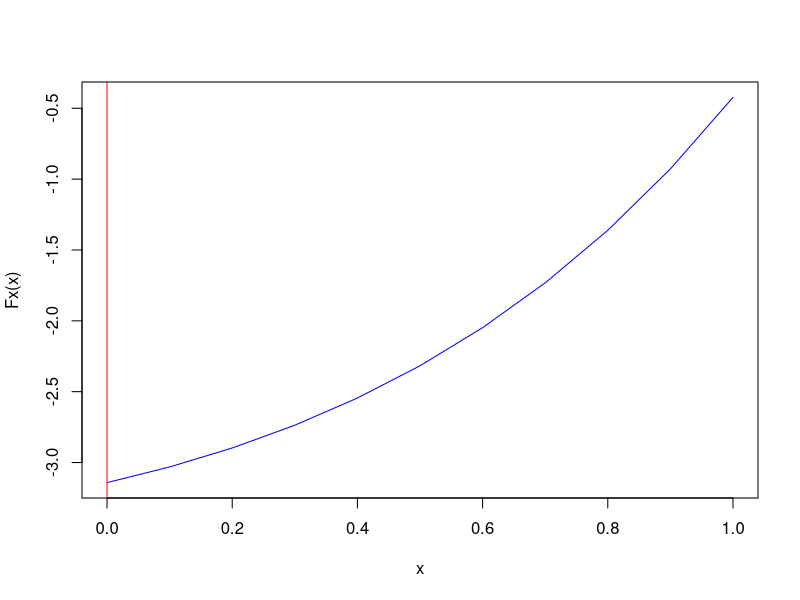
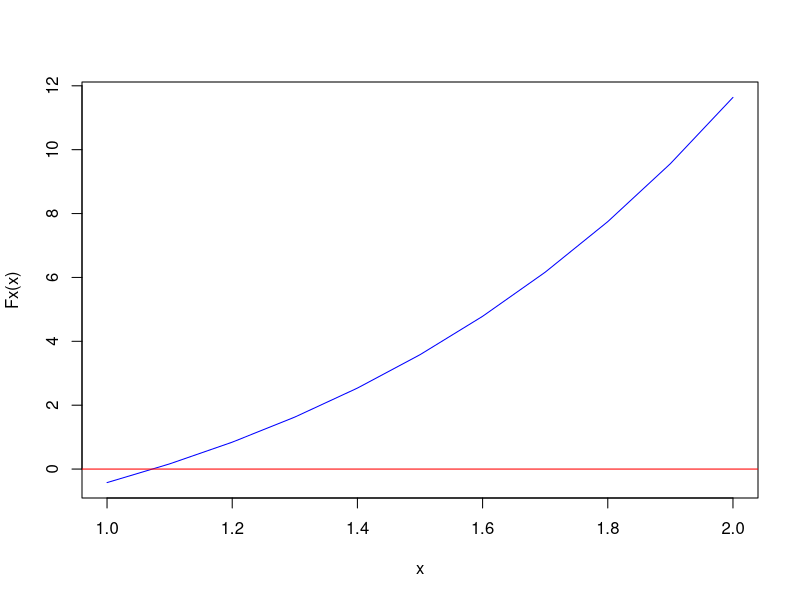

Here is the R script that generated these plots, in order:
rm(list=ls())
Fx = function(x) ((x*((exp(1))^x))-pi)
Fx2 = function(x) ((exp(1)^x)-(pi*x))

biseccion = function(a,b,err) {
  # Grafico
  x = seq(a,b,0.1)
  plot(x,Fx(x),type="l",col="blue")
  abline(h=0,v=0,col="red")
  
  inf = a
  sup = b
  aux = 0
  aux2 = 0
  it = 0
  result = Fx2(b)
  
  while(err < abs(result)){
    it = it + 1
    
    if((Fx2(inf)*Fx2(sup))<0){
      aux = (sup+inf)/2
      aux2 = Fx2(aux)
      
      if(abs(aux2) < err){
        break
      }else{
        if((Fx2(inf)*aux2)>0){
          inf =  aux
        }else{
          sup = aux
        }
      }
      
    }else{
      cat("Intervalo no valido\n")
      break
    }
  }
  cat("Iteraciones =",it,"Resultado = ",aux,"\n")
}

biseccion(0,1,10e-8)
biseccion(1,2,10e-8)
